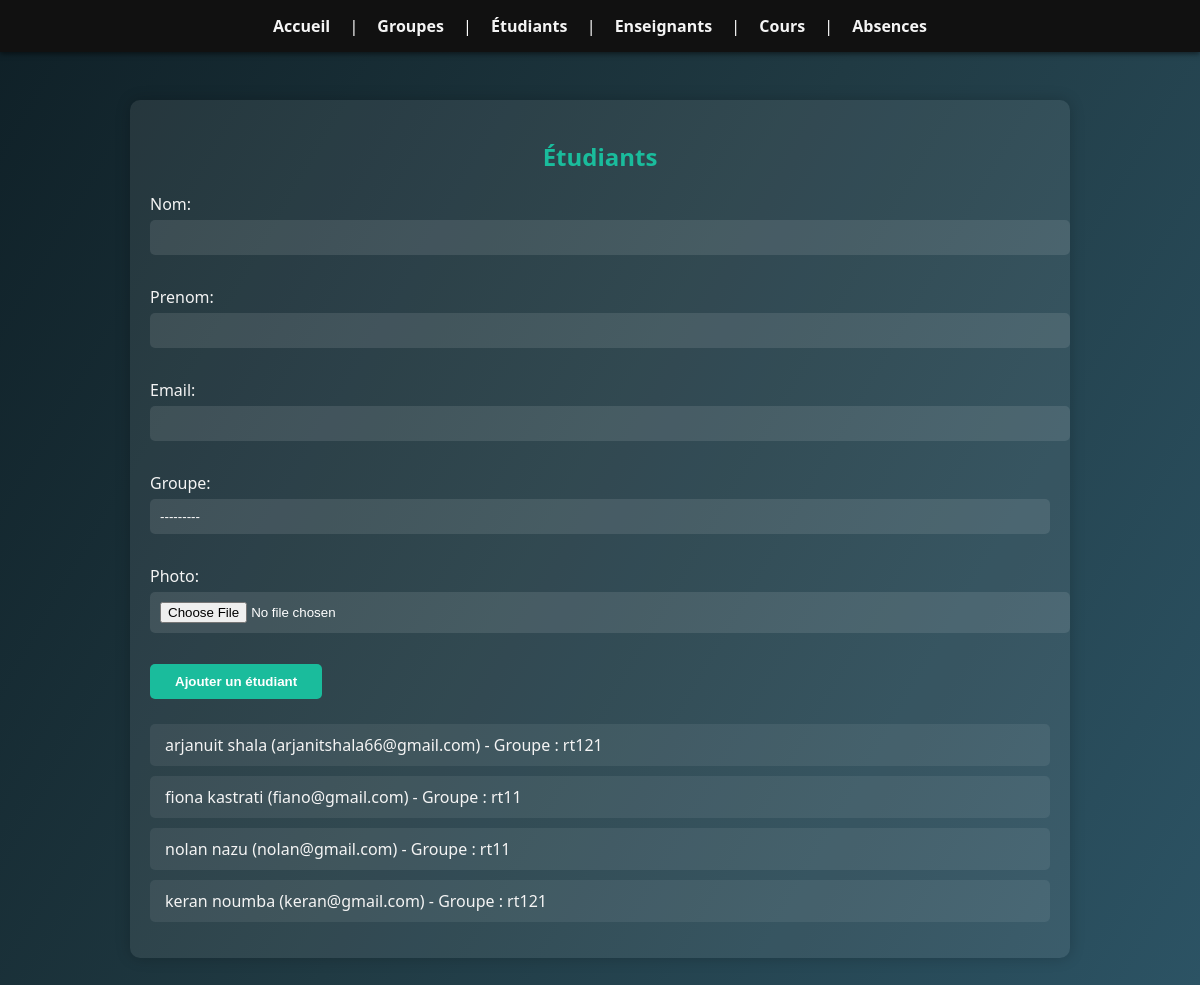
The app's page /etudiants/ with its own data.
### absences/models.py (models this page shows, shortened)
class Groupe(models.Model):
    nom = models.CharField(max_length=100)

class Etudiant(models.Model):
    nom = models.CharField(max_length=100)
    prenom = models.CharField(max_length=100)
    email = models.EmailField()
    groupe = models.ForeignKey(Groupe, on_delete=models.CASCADE)
    photo = models.ImageField(upload_to='photos_etudiants/', blank=True, null=True)

### absences/views.py (the view)
# urls.py: path('etudiants/', views.etudiants, name='etudiants'),
def etudiants(request):
    etudiants = Etudiant.objects.all()
    form = EtudiantForm(request.POST or None, request.FILES or None)
    if form.is_valid():
        form.save()
        return redirect('etudiants')
    return render(request, 'absences/etudiants.html', {'etudiants': etudiants, 'form': form})

### absences/forms.py
class EtudiantForm(forms.ModelForm):
    class Meta:
        model = Etudiant
        fields = '__all__'

### absences/models.py (called while the page is built)
    def __str__(self):
        return self.nom

### absences/templates/absences/etudiants.html (shortened to what this page needs)
{% extends 'absences/base.html' %}
{% block content %}
    <h2>Étudiants</h2>
    <form method="post" enctype="multipart/form-data">
        {{ form.as_p }}
        <button type="submit">Ajouter un étudiant</button>
    </form>
    <ul>
        {% for etudiant in etudiants %}
            <li>{{ etudiant.prenom }} {{ etudiant.nom }} ({{ etudiant.email }}) - Groupe : {{ etudiant.groupe }}</li>
        {% endfor %}
    </ul>
{% endblock %}

### absences/static/absences/style.css (style rules this page uses)
body { font-family: 'Segoe UI', Tahoma, Geneva, Verdana, sans-serif; background: linear-gradient(120deg, #0f2027, #203a43, #2c5364); color: #f4f4f4; margin: 0; padding: 0; }
h1, h2, h3 { color: #1abc9c; text-align: center; }
form { margin-bottom: 25px; }
form input[type="text"], form input[type="email"], form input[type="file"], form input[type="date"], form input[type="time"], form select, form textarea { width: 100%; padding: 10px; margin-top: 5px; margin-bottom: 15px; border-radius: 5px; border: none; background: rgba(255,255,255,0.1); color: white; }
form button { background-color: #1abc9c; color: white; padding: 10px 25px; border: none; border-radius: 5px; font-weight: bold; cursor: pointer; transition: background-color 0.3s; }
ul { list-style-type: none; padding: 0; }
li { background-color: rgba(255, 255, 255, 0.07); padding: 10px 15px; margin-bottom: 10px; border-radius: 5px; word-wrap: break-word; }
select { background-color: rgba(0, 0, 0, 0.4); color: #f4f4f4; border: none; border-radius: 5px; padding: 10px; appearance: none; -webkit-appearance: none; -moz-appearance: none; }
select option { background-color: #2c5364; color: #f4f4f4; }

### records on screen
Etudiant: prenom "arjanuit", nom "shala", email "arjanitshala66@gmail.com", groupe "rt121"
Etudiant: prenom "fiona", nom "kastrati", email "fiano@gmail.com", groupe "rt11"
Etudiant: prenom "nolan", nom "nazu", email "nolan@gmail.com", groupe "rt11"
Etudiant: prenom "keran", nom "noumba", email "keran@gmail.com", groupe "rt121"
